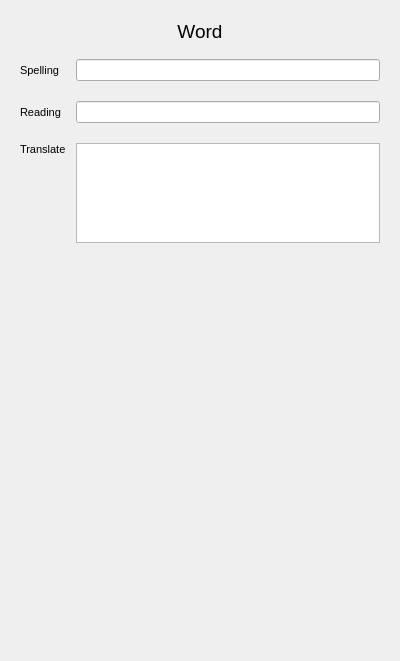
<?xml version="1.0" encoding="UTF-8"?>
<ui version="4.0">
 <class>Form</class>
 <widget class="QWidget" name="Form">
  <property name="geometry">
   <rect>
    <x>0</x>
    <y>0</y>
    <width>400</width>
    <height>661</height>
   </rect>
  </property>
  <property name="windowTitle">
   <string>Form</string>
  </property>
  <layout class="QGridLayout" name="gridLayout_2">
   <item row="0" column="0">
    <widget class="QWidget" name="wordContainer" native="true">
     <property name="enabled">
      <bool>true</bool>
     </property>
     <layout class="QVBoxLayout" name="verticalLayout_2">
      <item>
       <widget class="QLabel" name="label">
        <property name="font">
         <font>
          <pointsize>14</pointsize>
         </font>
        </property>
        <property name="text">
         <string>Word</string>
        </property>
        <property name="alignment">
         <set>Qt::AlignCenter</set>
        </property>
       </widget>
      </item>
      <item>
       <layout class="QGridLayout" name="gridLayout">
        <property name="topMargin">
         <number>10</number>
        </property>
        <property name="bottomMargin">
         <number>10</number>
        </property>
        <property name="horizontalSpacing">
         <number>10</number>
        </property>
        <property name="verticalSpacing">
         <number>20</number>
        </property>
        <item row="1" column="2">
         <widget class="QLabel" name="label_4">
          <property name="sizePolicy">
           <sizepolicy hsizetype="Preferred" vsizetype="Minimum">
            <horstretch>0</horstretch>
            <verstretch>0</verstretch>
           </sizepolicy>
          </property>
          <property name="font">
           <font>
            <pointsize>8</pointsize>
            <weight>50</weight>
            <bold>false</bold>
           </font>
          </property>
          <property name="text">
           <string>Spelling</string>
          </property>
          <property name="alignment">
           <set>Qt::AlignLeading|Qt::AlignLeft|Qt::AlignVCenter</set>
          </property>
         </widget>
        </item>
        <item row="3" column="2">
         <widget class="QLabel" name="label_6">
          <property name="font">
           <font>
            <pointsize>8</pointsize>
            <weight>50</weight>
            <bold>false</bold>
           </font>
          </property>
          <property name="text">
           <string>Translate</string>
          </property>
          <property name="alignment">
           <set>Qt::AlignLeading|Qt::AlignLeft|Qt::AlignTop</set>
          </property>
         </widget>
        </item>
        <item row="2" column="2">
         <widget class="QLabel" name="label_5">
          <property name="sizePolicy">
           <sizepolicy hsizetype="Preferred" vsizetype="Minimum">
            <horstretch>0</horstretch>
            <verstretch>0</verstretch>
           </sizepolicy>
          </property>
          <property name="font">
           <font>
            <pointsize>8</pointsize>
            <weight>50</weight>
            <bold>false</bold>
           </font>
          </property>
          <property name="text">
           <string>Reading</string>
          </property>
          <property name="alignment">
           <set>Qt::AlignLeading|Qt::AlignLeft|Qt::AlignVCenter</set>
          </property>
         </widget>
        </item>
        <item row="3" column="3">
         <widget class="QPlainTextEdit" name="translatePte">
          <property name="sizePolicy">
           <sizepolicy hsizetype="Expanding" vsizetype="Fixed">
            <horstretch>0</horstretch>
            <verstretch>0</verstretch>
           </sizepolicy>
          </property>
          <property name="minimumSize">
           <size>
            <width>0</width>
            <height>0</height>
           </size>
          </property>
          <property name="maximumSize">
           <size>
            <width>16777215</width>
            <height>100</height>
           </size>
          </property>
          <property name="tabChangesFocus">
           <bool>true</bool>
          </property>
         </widget>
        </item>
        <item row="1" column="3">
         <widget class="QLineEdit" name="spellingLnEd"/>
        </item>
        <item row="2" column="3">
         <widget class="QLineEdit" name="readingLnEd"/>
        </item>
       </layout>
      </item>
      <item>
       <spacer name="verticalSpacer">
        <property name="orientation">
         <enum>Qt::Vertical</enum>
        </property>
        <property name="sizeHint" stdset="0">
         <size>
          <width>20</width>
          <height>40</height>
         </size>
        </property>
       </spacer>
      </item>
     </layout>
    </widget>
   </item>
  </layout>
 </widget>
 <resources/>
 <connections/>
</ui>
